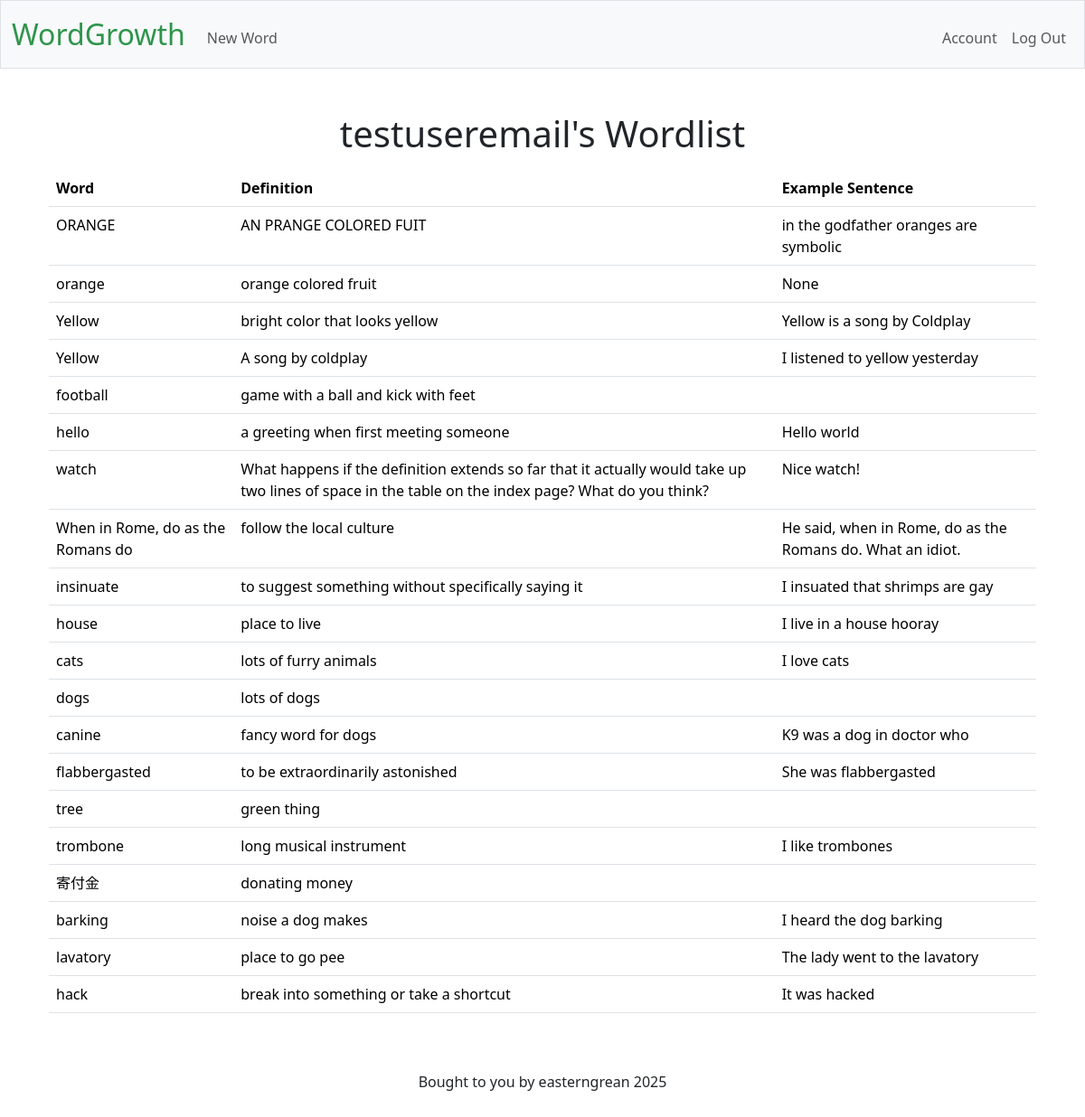
Page / (signed in) on the earlier database version.
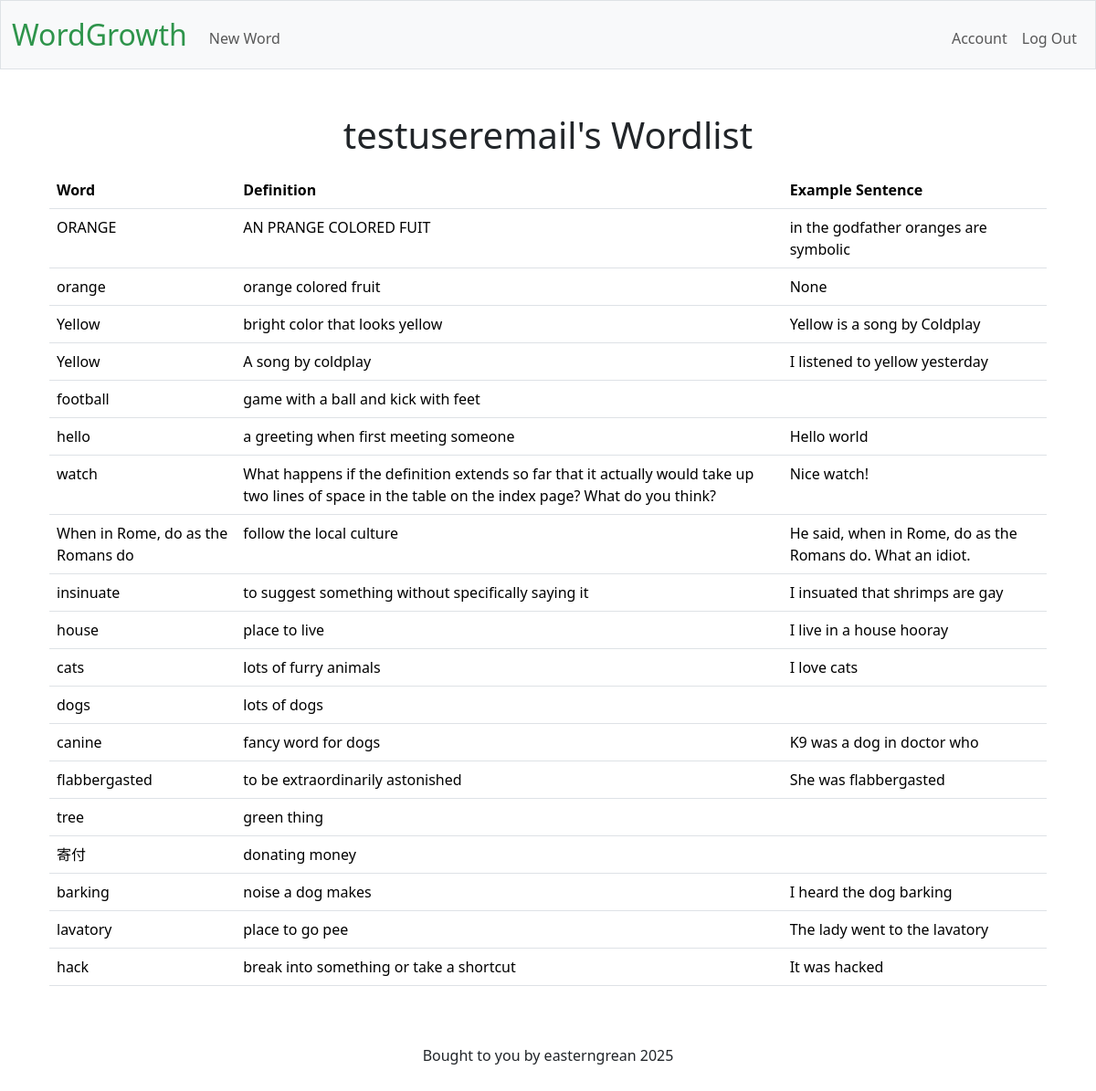
Same page on the later database version.
### tables this page shows
CREATE TABLE users (id INTEGER PRIMARY KEY AUTOINCREMENT, username VARCHAR(22) NOT NULL UNIQUE, email TEXT UNIQUE, password_hash VARCHAR(20) NOT NULL);

CREATE TABLE "vocabulary" (id INTEGER PRIMARY KEY AUTOINCREMENT, user_id INTEGER, word TEXT NOT NULL, definition TEXT, notes TEXT, example_sentence TEXT, example_media TEXT, media_type TEXT, article_excerpt TEXT, FOREIGN KEY (user_id) REFERENCES users(id));

### app.py (the view)
@app.route("/")
def show_words():
    conn = get_db_connection()
    cursor = conn.cursor()
    if not session.get("user_id"):
        return redirect(url_for("login"))
    else:
        cursor.execute(
            "SELECT * FROM users WHERE id = ?", [session['user_id']]
            )
        user = cursor.fetchone()
        cursor.execute(
            "SELECT * FROM vocabulary WHERE user_id = ?", [session['user_id']]
            )
        rows = cursor.fetchall()
        return render_template("index.html", rows=rows, user=user)

### app.py (called while the page is built)
@app.teardown_appcontext
def close_db_connection(exception):
    db = g.pop('db', None)
    if db is not None:
        db.close()

### helpers.py (called while the page is built)
def get_db_connection():
    if 'db' not in g:
        g.db = sqlite3.connect(DATABASE)
        g.db.execute("PRAGMA foreign_keys = ON")  # Enables foreign key checks
        g.db.row_factory = sqlite3.Row # enables dictionaries to be returned not just tuples
    return g.db

### templates/index.html (shortened to what this page needs)
{% extends "layout.html" %}
{% block main %}
    <div class="container" mb-3><h1>{{ user["username"] }}'s Wordlist</h1></div>
    <div class="container mt-3">
        <table class="table table-hover">
            <thead>
                <tr>
                    <th class="text-start">Word</th>
                    <th class="text-start">Definition</th>
                    <th class="text-start">Example Sentence</th>
                </tr>
            </thead>
            <tbody>
                {% for row in rows %}
                <tr class="clickable-row" data-href="{{ url_for('word_view', word_id=row['id']) }}">
                    <td class="text-start">{{ row["word"] }}</td>
                    <td class="text-start">{{ row["definition"] }}</td>
                    <td class="text-start">{{ row["example_sentence"] }}</td>
                </tr>
                {% endfor %}
            </tbody>
        </table>
    </div>
{% endblock %}

### templates/layout.html (shortened to what this page needs)
<!DOCTYPE html>
<html lang="en">
    <head>
        <link rel="stylesheet" href="/static/styles.css">
        <link href="https://cdn.jsdelivr.net/npm/bootstrap@5.3.3/dist/css/bootstrap.min.css" rel="stylesheet"
>
    </head>
    <body>
        <nav class="bg-light border navbar navbar-expand-md navbar-light">
            <div class="container-fluid">
                <a class="navbar-brand" href="/"><span class="green">WordGrowth</span></a>
                <div class="collapse navbar-collapse" id="navbar">
                    {% if session["user_id"] %}
                        <ul class="navbar-nav me-auto mt-2">
                            <li class="nav-item"><a class="nav-link" href="/new_word">New Word</a></li>
                        </ul>
                        <ul class="navbar-nav ms-auto mt-2">
                            <li class="nav-item"><a class="nav-link" href="/account">Account</a></li>
                            <li class="nav-item"><a class="nav-link" href="/logout">Log Out</a></li>
                        </ul>
                    {% else %}
                        <ul class="navbar-nav ms-auto mt-2">
                            <li class="nav-item"><a class="nav-link" href="/register">Register</a></li>
                            <li class="nav-item"><a class="nav-link" href="/login">Log In</a></li>
                        </ul>
                    {% endif %}
                </div>
            </div>
        </nav>
        <main class="container py-5 text-center">
            {% block main %}{% endblock %}
        </main>
    </body>
    <footer class="mb-5">
        <p class="text-center">Bought to you by easterngrean 2025</p>
    </footer>
</html>

### static/styles.css (style rules this page uses)
nav .navbar-brand { font-size: xx-large; }
nav .navbar-brand .green { color: #2e944b; }

Differences in the rows shown:
removed vocabulary: word "trombone", definition "long musical instrument", example_sentence "I like trombones"
changed vocabulary "donating money": word "寄付金" → "寄付"
